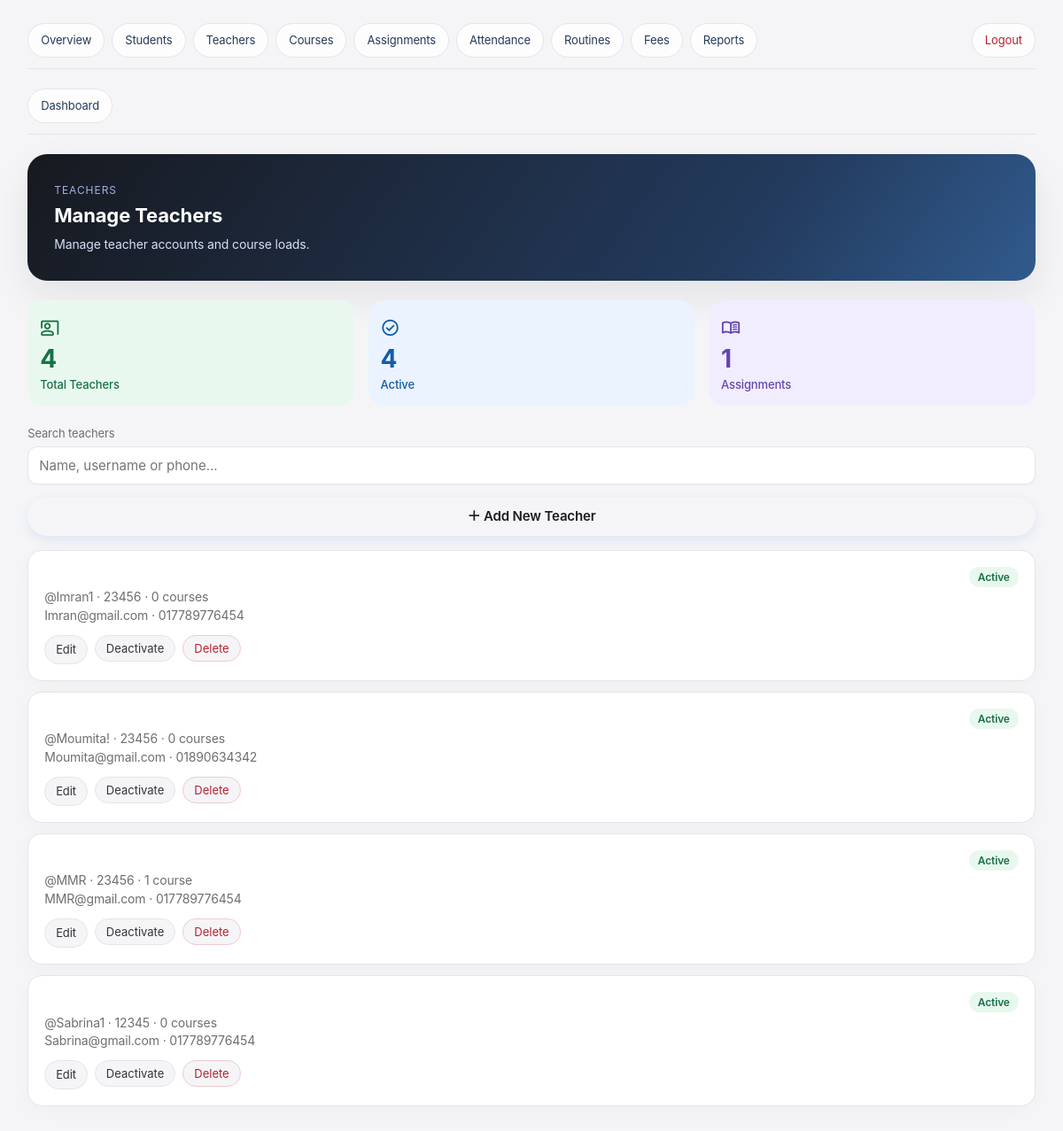
The app's page /panel/teachers/ (signed in) with its own data.
### STDApp/models.py (models this page shows, shortened)
class faculties(models.Model):
    user = models.OneToOneField(settings.AUTH_USER_MODEL,on_delete=models.CASCADE)
    department = models.ForeignKey( Department, on_delete=models.CASCADE )
    phone = models.CharField(max_length=20, blank=True)

class user(AbstractUser):
    role = models.CharField(max_length=20, default="student")
    email_verified = models.BooleanField(default=True)

class Department(models.Model):
    name = models.CharField(max_length=100)
    code = models.CharField(max_length=20)

### STDApp/admin_views.py (the view, shortened to what this page needs)
# urls.py: path("teachers/", v.manage_teachers, name="panel_teachers"),
@admin_required
def manage_teachers(request):
    q = request.GET.get("q", "").strip()
    teachers = (
        Faculty.objects.select_related("user", "department")
        .annotate(course_count=Count("courseassignment", distinct=True))
        .order_by("user__first_name", "user__username")
    )
    context = {
        "teachers": teachers,
        "q": q,
        "total": Faculty.objects.count(),
        "active": Faculty.objects.filter(user__is_active=True).count(),
        "assigned": CourseAssignment.objects.count(),
    }
    return render(request, "admin_panel/teachers.html", context)

### STDApp/admin_views.py (called while the page is built)
def admin_required(view):
    @wraps(view)
    def wrapper(request, *args, **kwargs):
        user = request.user
        if user.is_superuser or getattr(user, "role", "") == ROLE_ADMIN:
            return view(request, *args, **kwargs)
        raise PermissionDenied
    return login_required(wrapper)

### STDApp/templates/admin_panel/teachers.html (shortened to what this page needs)
{% extends "admin_panel/base.html" %}
{% block content %}
<div class="hero">
  <small>Teachers</small>
  <h1>Manage Teachers</h1>
  <p>Manage teacher accounts and course loads.</p>
</div>
<div class="stats three">
  <div class="stat green"><span class="ico"><span class="material-symbols-rounded">co_present</span></span><b>{{ total }}</b><span class="lbl">Total Teachers</span></div>
  <div class="stat blue"><span class="ico"><span class="material-symbols-rounded">check_circle</span></span><b>{{ active }}</b><span class="lbl">Active</span></div>
  <div class="stat purple"><span class="ico"><span class="material-symbols-rounded">menu_book</span></span><b>{{ assigned }}</b><span class="lbl">Assignments</span></div>
</div>
<form method="get" style="margin-bottom:14px">
  <label>Search teachers</label>
  <input type="text" name="q" value="{{ q }}" placeholder="Name, username or phone...">
</form>
<a class="btn btn-light block" href="{% url 'panel_teacher_add' %}">＋ Add New Teacher</a>
{% for t in teachers %}
<div class="item">
  <div class="head">
    <div>
      <h3>{{ t.user.get_full_name|default:t.user.username }}</h3>
      <div class="muted">@{{ t.user.username }} · {{ t.department.code }} · {{ t.course_count }} course{{ t.course_count|pluralize }}</div>
      <div class="muted">{{ t.user.email|default:"No email" }}{% if t.phone %} · {{ t.phone }}{% endif %}</div>
    </div>
    {% if t.user.is_active %}<span class="badge b-green">Active</span>{% else %}<span class="badge b-red">Inactive</span>{% endif %}
  </div>
  <div class="actions">
    <a class="btn-sm" href="{% url 'panel_teacher_edit' t.pk %}">Edit</a>
    <form method="post" action="{% url 'panel_teacher_toggle' t.pk %}">{% csrf_token %}
      <button class="btn-sm">{% if t.user.is_active %}Deactivate{% else %}Activate{% endif %}</button>
    </form>
    <form method="post" action="{% url 'panel_teacher_delete' t.pk %}" onsubmit="return confirm('Delete this teacher?')">{% csrf_token %}
      <button class="btn-sm btn-danger">Delete</button>
    </form>
  </div>
</div>
{% empty %}
<div class="empty">No teachers found.</div>
{% endfor %}
{% endblock %}

### STDApp/templates/admin_panel/base.html (shortened to what this page needs)
<!doctype html>
<html lang="en">
  <head>
  </head>
  <body>
    <div class="wrap">
      <div class="topbar">
        {% if kind == 'student' %}
        <a href="{% url 'student_dashboard' %}">
          <span class="material-symbols-rounded">space_dashboard</span>
          Dashboard</a
        ><a href="{% url 'student_courses' %}">My Courses</a
        ><a href="{% url 'student_attendance' %}">My Attendance</a
        ><a href="{% url 'student_routine' %}">Routine</a
        ><a href="{% url 'student_fees' %}">Fees</a>
        {% else %}
        <a href="{% url 'panel_dashboard' %}">Overview</a
        ><a href="{% url 'panel_students' %}">Students</a
        ><a href="{% url 'panel_teachers' %}">Teachers</a
        ><a href="{% url 'panel_courses' %}">Courses</a
        ><a href="{% url 'panel_assignments' %}">Assignments</a
        ><a href="{% url 'panel_attendance' %}">Attendance</a
        ><a href="{% url 'panel_routines' %}">Routines</a
        ><a href="{% url 'panel_fees' %}">Fees</a
        ><a href="{% url 'panel_reports' %}">Reports</a>
        {% endif %}
        <a href="/logout/" style="margin-left: auto; color: #b42332">Logout</a>
      </div>
      {% if not kind and request.resolver_match.url_name != 'panel_dashboard' %}
      <div class="topbar">
        <a href="{% url 'panel_dashboard' %}">Dashboard</a>
      </div>
      {% endif %}  {% block content %}{% endblock %}
    </div>
  </body>
</html>

### records on screen
faculties: user.username "Imran1", department.code "23456", course_count "0", user.email "Imran@gmail.com", phone "017789776454", shows "Active", shows "Deactivate"
faculties: user.username "Moumita!", department.code "23456", course_count "0", user.email "Moumita@gmail.com", phone "01890634342", shows "Active", shows "Deactivate"
faculties: user.username "MMR", department.code "23456", course_count "1", user.email "MMR@gmail.com", phone "017789776454", shows "Active", shows "Deactivate"
faculties: user.username "Sabrina1", department.code "12345", course_count "0", user.email "Sabrina@gmail.com", phone "017789776454", shows "Active", shows "Deactivate"

### other values on screen
{{ total }} "4"
{{ active }} "4"
{{ assigned }} "1"
